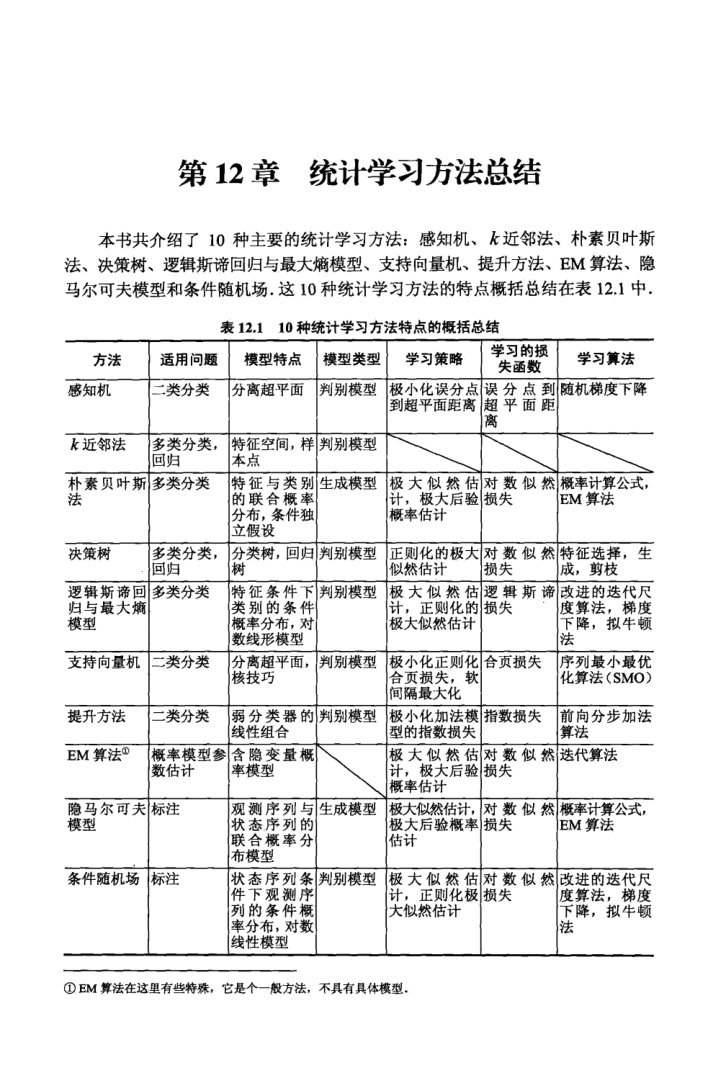
#> input picture recognize_img/demo_img/img_recognize.png, 708 x 1083 px
$ python '物体边缘检测.py'
#> lines starting #> are read from the running program, lines starting #| are printed output that depends on the picture; after the words box and inside, x2 and y2 are one past the last pixel; in counts of white or black regions, pixels touching at a corner belong together
import cv2
import numpy as np

image = cv2.imread("./demo_img/img_recognize.png")
#> image is the input picture: shape (1083, 708, 3); min 4, max 255, mean 233.4
gray = cv2.cvtColor(image, cv2.COLOR_BGR2GRAY)  # 转为灰度图
blurred = cv2.GaussianBlur(gray, (11, 11), 0)
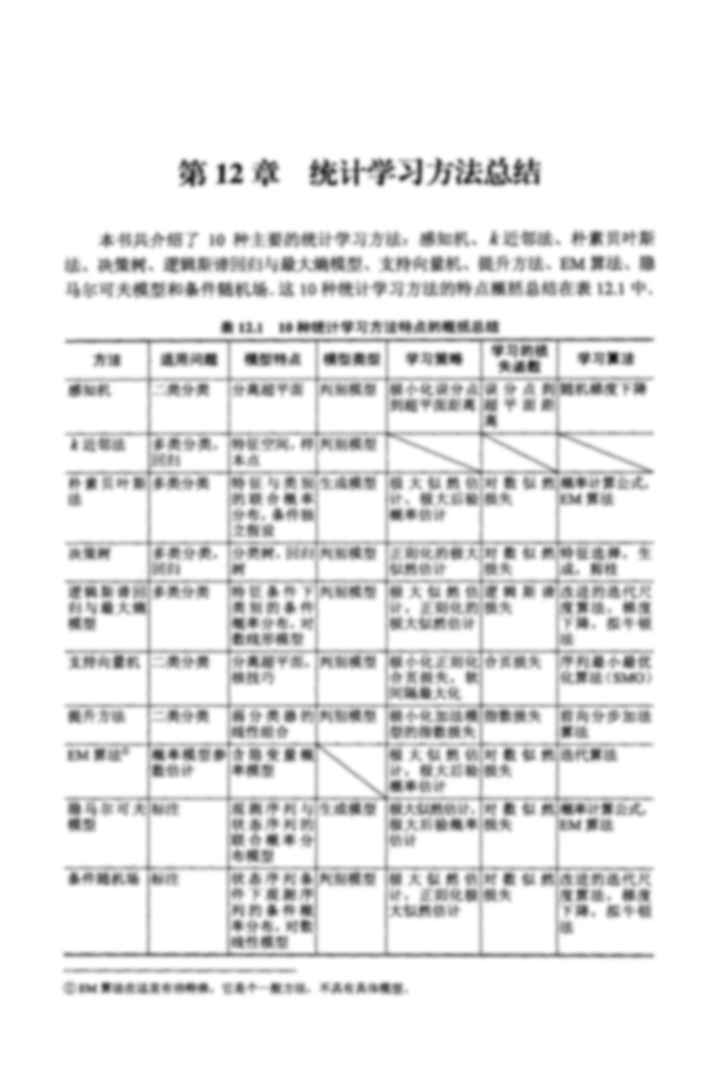
#> blurred: shape (1083, 708); min 17, max 255, mean 233.4
edge = cv2.Canny(blurred, 30, 150)  # 用Canny算子提取边缘
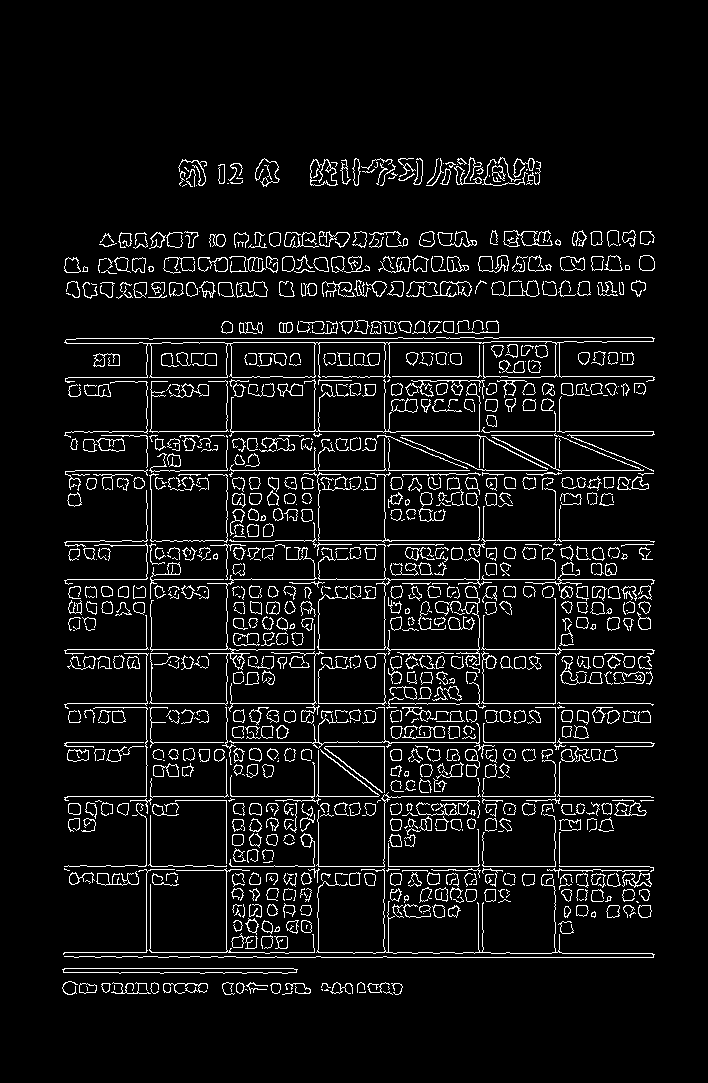
#> edge: shape (1083, 708); 6.8% white in thin lines or dots, all inside (x1, y1, x2, y2) = (62, 157, 655, 995)
cv2.imwrite("./results/edge.jpg", edge)

contour = image.copy()
(cnts, _) = cv2.findContours(edge, cv2.RETR_EXTERNAL, cv2.CHAIN_APPROX_SIMPLE)  # 轮廓检测
#> cnts = 1024 contours, 790 with area under 20; largest, box (x1, y1, x2, y2) and area: (64, 337, 655, 383) 8046, (62, 968, 298, 974) 959, (310, 159, 338, 186) 514, (236, 281, 268, 298) 352, (491, 280, 540, 297) 306
cv2.drawContours(contour, cnts, -1, (0, 255, 0), 2)  # 绘制轮廓
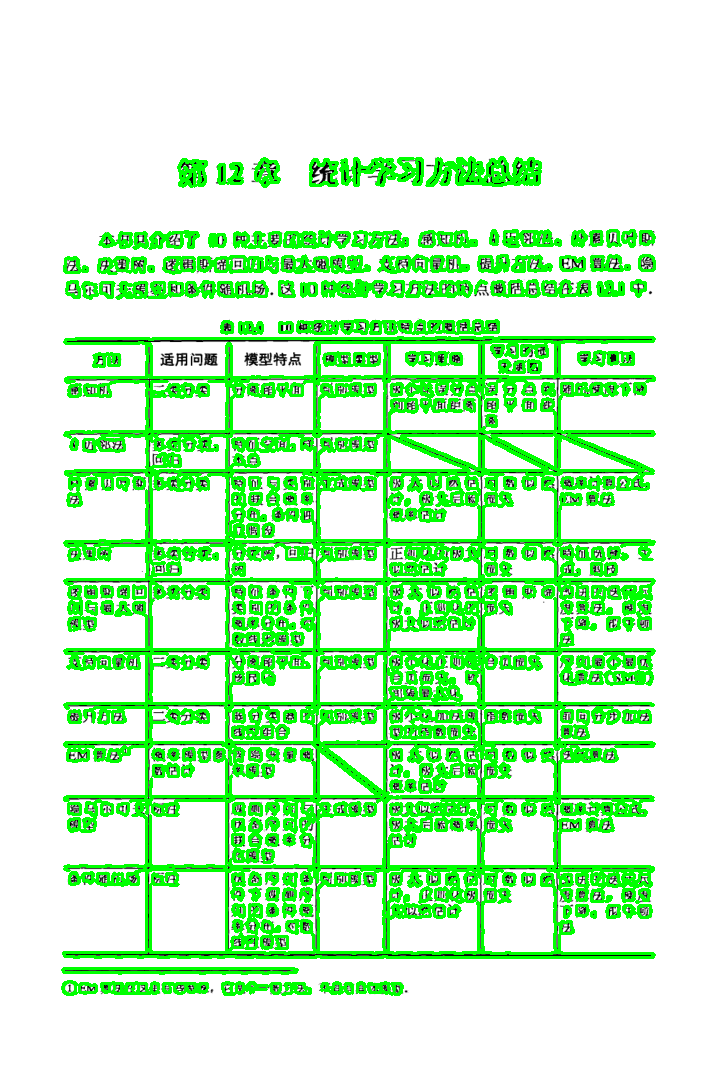
#> contour: shape (1083, 708, 3); mean B, G, R 192.9, 245.9, 192.9
cv2.imwrite("./results/contour.jpg", contour)

count = 0  # 米粒个数
margin = 5  # 裁剪边距
draw_rect = image.copy()
for i, contour in enumerate(cnts):
    area = cv2.contourArea(contour)  # 计算包围形状的面积
    if area < 15:  # 过滤面积小于15的形状
        continue
    count += 1
    rect = cv2.minAreaRect(contour)  # 检测轮廓最小外接矩形，得到最小外接矩形的（中心(x,y), (宽,高), 旋转角度）
    box = np.int0(cv2.boxPoints(rect))  # 获取最小外接矩形的4个顶点坐标
    cv2.drawContours(draw_rect, [box], 0, (255, 0, 0), 2)  # 绘制轮廓最小外接矩形

    h, w = image.shape[:2]  # 原图像的高和宽
    rect_w, rect_h = int(rect[1][0]) + 1, int(rect[1][1]) + 1  # 最小外接矩形的宽和高
    if rect_w <= rect_h:
        x, y = int(box[1][0]), int(box[1][1])  # 旋转中心
        M2 = cv2.getRotationMatrix2D((x, y), rect[2], 1)
        rotated_image = cv2.warpAffine(image, M2, (w * 2, h * 2))
        rotated_canvas = rotated_image[y - margin:y + rect_h + margin + 1, x - margin:x + rect_w + margin + 1]
    else:
        x, y = int(box[2][0]), int(box[2][1])  # 旋转中心
        M2 = cv2.getRotationMatrix2D((x, y), rect[2] + 90, 1)
        rotated_image = cv2.warpAffine(image, M2, (w * 2, h * 2))
        rotated_canvas = rotated_image[y - margin:y + rect_w + margin + 1, x - margin:x + rect_h + margin + 1]
    print("rice #{}".format(count))
    # cv2.imshow("rotated_canvas", rotated_canvas)
    cv2.imwrite("./rotation-results/{}.jpg".format(count), rotated_canvas)
    cv2.waitKey(0)
#> this loop made 1024 passes
#> (area, rect, box, rect_w, rect_h, x, y, M2) on passes 12 to 15: (81, ((275, 988), (10, 10), -90), [[280, 993], [270, 993], [270, 983], [280, 983]], 11, 11, 270, 993, [[6.12e-17, -1, 1263], [1, 6.12e-17, 723]]), (26.5, ((185, 988), (10, 44), -90), [[207, 993], [163, 993], [163, 983], [207, 983]], 11, 45, 163, 993, [[6.12e-17, -1, 1156], [1, 6.12e-17, 830]]), (59, ((105.5, 987.5), (9, 9), -90), [[110, 992], [101, 992], [101, 983], [110, 983]], 10, 10, 101, 992, [[6.12e-17, -1, 1093], [1, 6.12e-17, 891]]), (136, ((87.5, 988), (10, 17), -90), [[96, 993], [79, 993], [79, 983], [96, 983]], 11, 18, 79, 993, [[6.12e-17, -1, 1072], [1, 6.12e-17, 914]])
#> (area, rect_w, rect_h, x, y, M2) on passes 73, 76, 77, 78, 86, 100: (81.5, 13, 11, 561, 889, [[1, 0, 0], [0, 1, 0]]), (117.5, 13, 12, 484, 889, [[1, 0, 0], [0, 1, 0]]), (117.5, 13, 12, 465, 889, [[1, 0, 0], [0, 1, 0]]), (84.5, 14, 12, 390, 888, [[1, 0, 0], [0, 1, 0]]), (128, 15, 13, 435, 887, [[1, 0, 0], [0, 1, 0]]), (142.5, 15, 30, 622, 887, [[6.12e-17, -1, 1509], [1, 6.12e-17, 265]])
#| rice #1
#| rice #2
#| rice #3
#| rice #4
#| rice #5
#| rice #6
#| rice #7
#| rice #8
#> (further printed lines are left out)
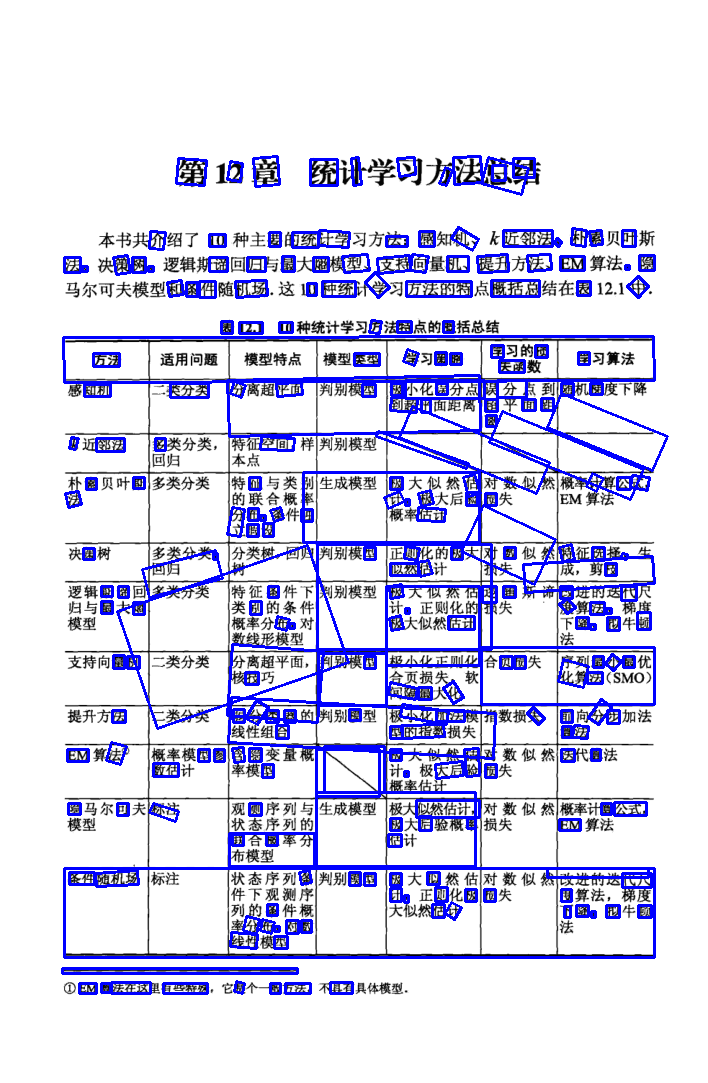
#> draw_rect: shape (1083, 708, 3); 8.89% of pixels changed, all inside (x1, y1, x2, y2) = (61, 155, 669, 995)
#> after the loop, count = 267
cv2.imwrite("./results/rect.jpg", draw_rect)
